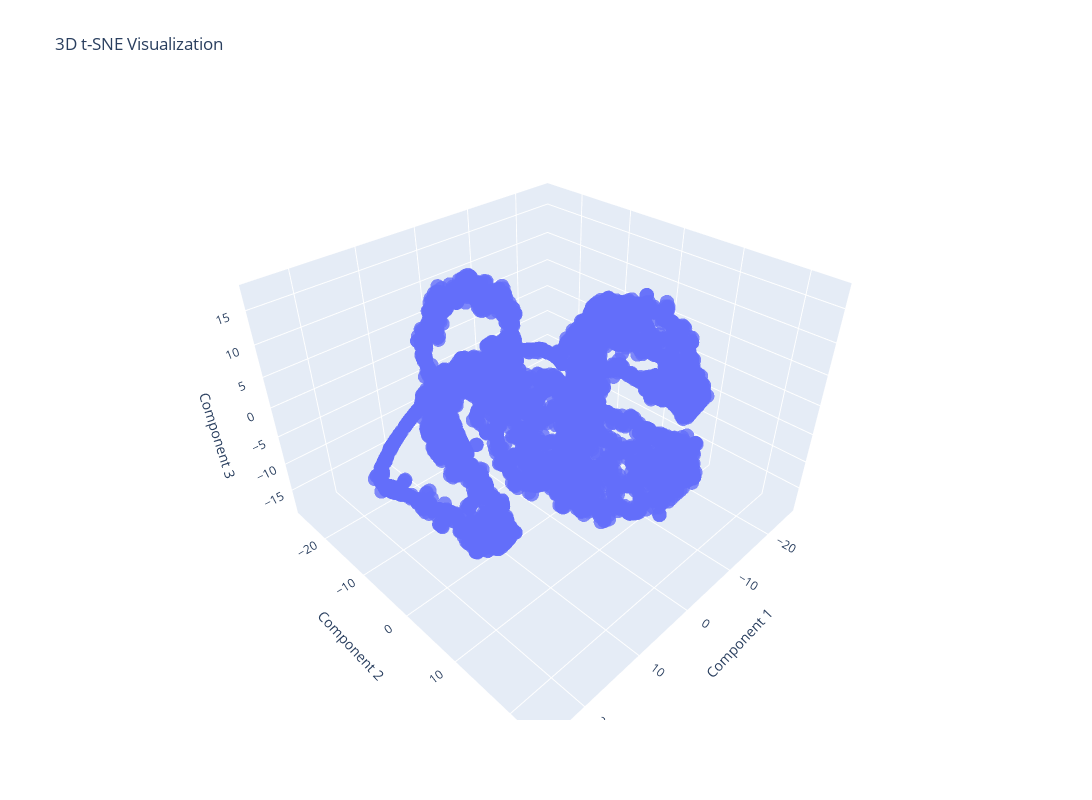

Write notebook code for a chart like this one.
### Code cell
import plotly.graph_objects as go
tsne_3D = TSNE(n_components=3, perplexity=30)
tsne_results_3D = tsne_3D.fit_transform(datapoints)
trace = go.Scatter3d(
    x=tsne_results_3D[:, 0],
    y=tsne_results_3D[:, 1],
    z=tsne_results_3D[:, 2],
    mode='markers',
    marker=dict(
        size=5,  # Adjust marker size as needed
        opacity=0.8,  # Adjust marker opacity as needed
    )
)

# Create the layout for the plot
layout = go.Layout(
    title="3D t-SNE Visualization",
    width=1200,  # Set width in pixels
    height=800,
    scene=dict(
        xaxis_title='Component 1',
        yaxis_title='Component 2',
        zaxis_title='Component 3'
    )
)

# Combine the trace and layout into a figure
fig = go.Figure(data=[trace], layout=layout)

# Display the interactive plot
fig.show()

### Figure 1 — Plotly figure (JSON) as saved in the notebook; plotly's stock layout.template omitted (floating-point values rounded to 4 significant figures; data arrays with more than 128 entries replaced by an {"elided": "..."} marker saying what was removed)
{"data": [{"marker": {"opacity": 0.8, "size": 5}, "mode": "markers", "type": "scatter3d", "x": {"elided": "5600 float values"}, "y": {"elided": "5600 float values"}, "z": {"elided": "5600 float values"}}], "layout": {"height": 800, "scene": {"xaxis": {"title": {"text": "Component 1"}}, "yaxis": {"title": {"text": "Component 2"}}, "zaxis": {"title": {"text": "Component 3"}}}, "title": {"text": "3D t-SNE Visualization"}, "width": 1200}}
